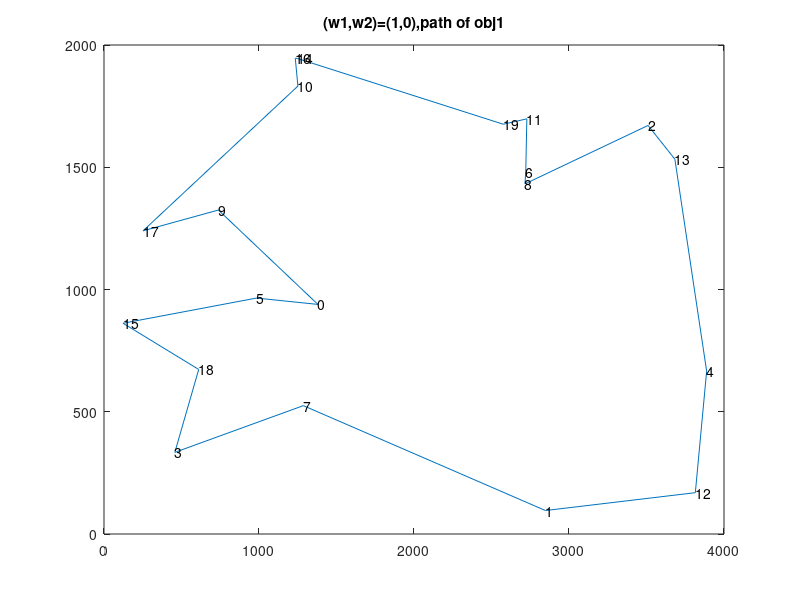
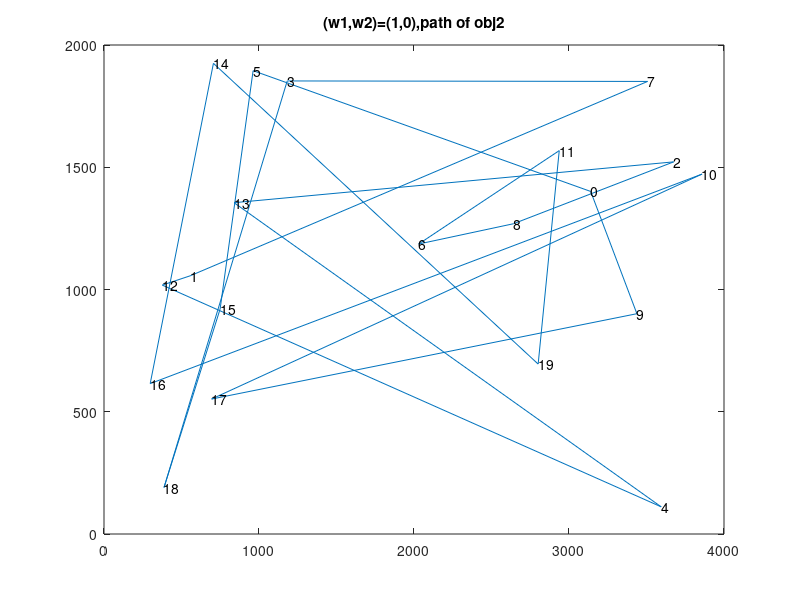
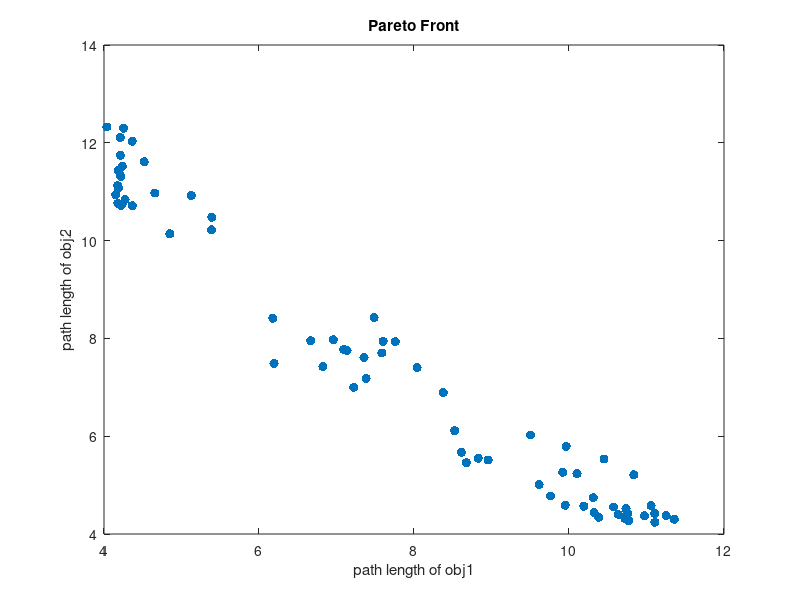

Reproduce these figures in MATLAB, in order.
clear;clc;
city=20;
load('tour4_20.mat')
load('rl4_20.mat')
load('obj2_4_20.mat')
load('obj1_4_20.mat')
load('kroA20.mat')
load('kroB20.mat')
t=1;
w1=1-(t-1)*0.01
w2=(t-1)*0.01
for i=1:city
    rank(i)=tour(t,1,i)+1;
end
rank(city+1)=tour(t,1,1)+1;
for i=1:city+1
    x(i)=kroA20(rank(i),2);
    y(i)=kroA20(rank(i),3);
    p(i)=kroB20(rank(i),2);
    q(i)=kroB20(rank(i),3);
end

figure(1)
plot(x,y)
title(['(w1,w2)=(',num2str(w1),',',num2str(w2),'),path of obj1'])
for i=1:city
%     text(x(i),y(i)),['',num2str(i)]);
    text(kroA20(i,2),kroA20(i,3),['',num2str(i-1)]);
end

figure(2)
plot(p,q)
title(['(w1,w2)=(',num2str(w1),',',num2str(w2),'),path of obj2'])
for i=1:city
%     text(p(i),q(i),['',num2str(i)]);
    text(kroB20(i,2),kroB20(i,3),['',num2str(i-1)]);
end

figure(3)
obj1=rl(:,1);
obj2=rl(:,2);
plot(obj1,obj2,'.','MarkerSize',20)
xlabel('path length of obj1')
ylabel('path length of obj2')
title(['Pareto Front'])